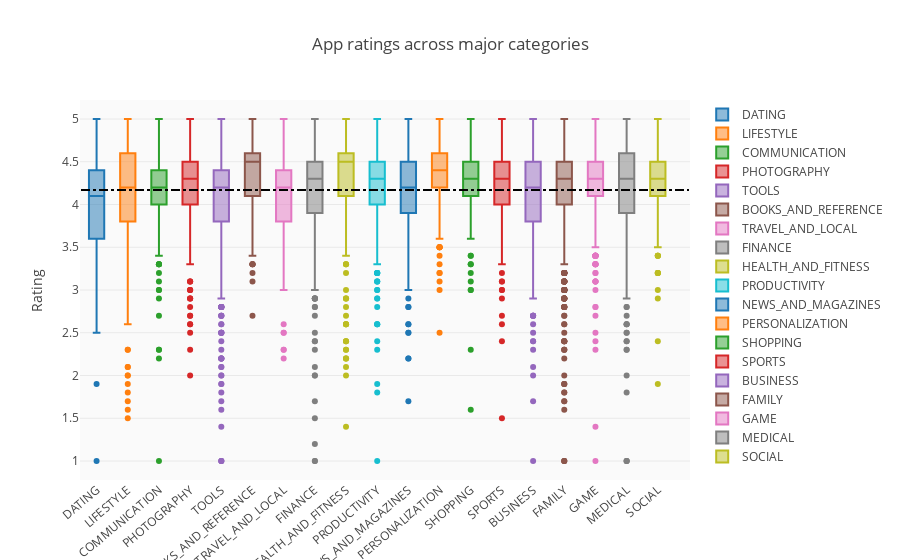

Source (notebook cell):
### Code cell
groups = df.groupby('Category').filter(lambda x: len(x) >= 170).reset_index()
#print(type(groups.item.['BUSINESS']))
print('Average rating = ', np.nanmean(list(groups.Rating)))
#print(len(groups.loc[df.Category == 'DATING']))
c = ['hsl('+str(h)+',50%'+',50%)' for h in np.linspace(0, 720, len(set(groups.Category)))]


#df_sorted = df.groupby('Category').agg({'Rating':'median'}).reset_index().sort_values(by='Rating', ascending=False)
#print(df_sorted)

layout = {'title' : 'App ratings across major categories',
        'xaxis': {'tickangle':-40},
        'yaxis': {'title': 'Rating'},
          'plot_bgcolor': 'rgb(250,250,250)',
          'shapes': [{
              'type' :'line',
              'x0': -.5,
              'y0': np.nanmean(list(groups.Rating)),
              'x1': 19,
              'y1': np.nanmean(list(groups.Rating)),
              'line': { 'dash': 'dashdot'}
          }]
          }

data = [{
    'y': df.loc[df.Category==category]['Rating'], 
    'type':'box',
    'name' : category,
    'showlegend':True,
    #'marker': {'color': 'Set2'},
    } for i,category in enumerate(list(set(groups.Category)))]



plotly.offline.iplot({'data': data, 'layout': layout})

### Figure 1 — Plotly figure (JSON) as saved in the notebook; plotly's stock layout.template omitted (floating-point values rounded to 4 significant figures; data arrays with more than 128 entries replaced by an {"elided": "..."} marker saying what was removed)
{"data": [{"name": "DATING", "showlegend": true, "type": "box", "uid": "b24df5ec-f7d5-44e6-95f9-34d3c6b60510", "y": {"elided": "171 float values"}}, {"name": "LIFESTYLE", "showlegend": true, "type": "box", "uid": "14e27db4-8414-4680-8783-4d369f8ca4e3", "y": {"elided": "369 float values"}}, {"name": "COMMUNICATION", "showlegend": true, "type": "box", "uid": "6ca52953-afc1-45bf-8994-acd15be20bed", "y": {"elided": "315 float values"}}, {"name": "PHOTOGRAPHY", "showlegend": true, "type": "box", "uid": "b84ae711-70f9-461e-aa14-489953b4bafa", "y": {"elided": "281 float values"}}, {"name": "TOOLS", "showlegend": true, "type": "box", "uid": "2022df1d-ecda-4519-8a7a-8f1969692ddd", "y": {"elided": "827 float values"}}, {"name": "BOOKS_AND_REFERENCE", "showlegend": true, "type": "box", "uid": "52121677-ee4c-4479-95da-473317a08799", "y": {"elided": "222 float values"}}, {"name": "TRAVEL_AND_LOCAL", "showlegend": true, "type": "box", "uid": "b8346cbd-08cd-46ba-8068-d4cf7a8039ca", "y": {"elided": "219 float values"}}, {"name": "FINANCE", "showlegend": true, "type": "box", "uid": "83a7be9f-f08e-4adf-82e3-b197335f5925", "y": {"elided": "345 float values"}}, {"name": "HEALTH_AND_FITNESS", "showlegend": true, "type": "box", "uid": "8cf1a253-ebe1-4634-855e-044d0ab424fb", "y": {"elided": "288 float values"}}, {"name": "PRODUCTIVITY", "showlegend": true, "type": "box", "uid": "e884326b-45af-46da-8d35-df31171bbf74", "y": {"elided": "374 float values"}}, {"name": "NEWS_AND_MAGAZINES", "showlegend": true, "type": "box", "uid": "77c60a91-746f-4128-ba0f-61e03a46bf0d", "y": {"elided": "254 float values"}}, {"name": "PERSONALIZATION", "showlegend": true, "type": "box", "uid": "55febbf5-8bc9-4a72-8049-bd6697e4cb44", "y": {"elided": "376 float values"}}, {"name": "SHOPPING", "showlegend": true, "type": "box", "uid": "c53f7c17-c4c2-4cd3-8583-0fac812acbc9", "y": {"elided": "202 float values"}}, {"name": "SPORTS", "showlegend": true, "type": "box", "uid": "20e8372c-632e-4f6e-b2a5-e45392dce25e", "y": {"elided": "325 float values"}}, {"name": "BUSINESS", "showlegend": true, "type": "box", "uid": "dad67834-30ea-47e2-ae2e-773f0de70c59", "y": {"elided": "420 float values"}}, {"name": "FAMILY", "showlegend": true, "type": "box", "uid": "155f3b42-ebad-4ec0-9ce1-77f5faa75a34", "y": {"elided": "1832 float values"}}, {"name": "GAME", "showlegend": true, "type": "box", "uid": "daf69f3d-89ab-4877-96d3-8ce76a18334d", "y": {"elided": "959 float values"}}, {"name": "MEDICAL", "showlegend": true, "type": "box", "uid": "7199b1e9-bef4-4dc7-b8ce-920a69642e64", "y": {"elided": "395 float values"}}, {"name": "SOCIAL", "showlegend": true, "type": "box", "uid": "2d386c8d-bfe0-45d1-9d9f-f1895208f600", "y": {"elided": "239 float values"}}], "layout": {"plot_bgcolor": "rgb(250,250,250)", "shapes": [{"line": {"dash": "dashdot"}, "type": "line", "x0": -0.5, "x1": 19, "y0": 4.17, "y1": 4.17}], "title": "App ratings across major categories", "xaxis": {"tickangle": -40}, "yaxis": {"title": "Rating"}}}
